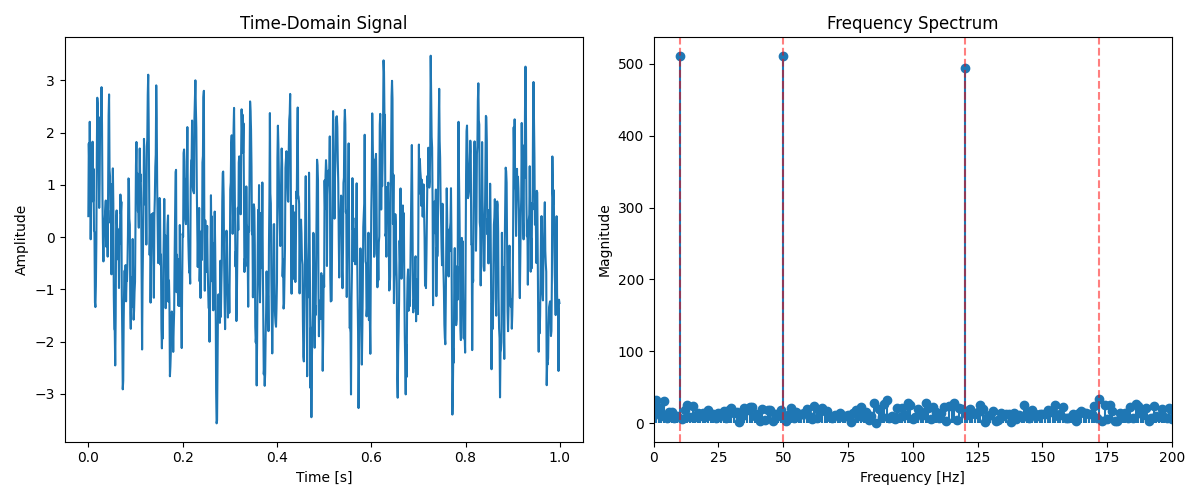

Here is the Python script that generated this plot:
import numpy as np
import matplotlib.pyplot as plt

# ----------------------------
# 1. Signal generation
# ----------------------------
fs = 1000        # Sampling rate (Hz)
T = 1            # Duration (seconds)
t = np.linspace(0, T, int(fs*T), endpoint=False)  # Time vector
print("Time vector t (first 10 values):", t[:10])

# Frequencies of the sine waves
f1, f2, f3 = 10, 50, 120  

# Generate signal: sum of three sine waves
signal = np.sin(2 * np.pi * f1 * t) + np.sin(2 * np.pi * f2 * t) + np.sin(2 * np.pi * f3 * t)
print("Signal without noise (first 10 values):", signal[:10])

# Add normally distributed noise
noise = 0.5 * np.random.randn(len(t))
signal += noise
print("Added noise (first 10 values):", noise[:10])
print("Signal with noise (first 10 values):", signal[:10])

# ----------------------------
# 2. Fourier Transform
# ----------------------------
fft_signal = np.fft.fft(signal)
freqs = np.fft.fftfreq(len(signal), 1/fs)

# Only positive frequencies
pos_mask = freqs >= 0
freqs_pos = freqs[pos_mask]
fft_pos = np.abs(fft_signal[pos_mask])

print("FFT magnitude (first 10 values):", fft_pos[:10])
print("Frequencies corresponding to FFT (first 10 values):", freqs_pos[:10])

# Identify dominant frequencies (top 5 peaks)
top_indices = np.argsort(fft_pos)[-5:]  # indices of largest 5 magnitudes
dominant_freqs = freqs_pos[top_indices]
print("Dominant frequencies (Hz):", np.sort(dominant_freqs))

# ----------------------------
# 3. Plotting
# ----------------------------
plt.figure(figsize=(12, 5))

# Time-domain signal
plt.subplot(1, 2, 1)
plt.plot(t, signal)
plt.title("Time-Domain Signal")
plt.xlabel("Time [s]")
plt.ylabel("Amplitude")

# Frequency-domain signal
plt.subplot(1, 2, 2)
plt.stem(freqs_pos, fft_pos, basefmt=" ")  # Removed use_line_collection
plt.title("Frequency Spectrum")
plt.xlabel("Frequency [Hz]")
plt.ylabel("Magnitude")
plt.xlim(0, 200)

# Highlight dominant frequencies
for freq in dominant_freqs:
    plt.axvline(freq, color='r', linestyle='--', alpha=0.5)

plt.tight_layout()
plt.show()


# PS S:\Studies and Docs\TU Dortmund\SEMESTER 3\python lab> & C:\Users\srava\AppData\Local\Programs\Python\Python314\python.exe "s:/Studies and Docs/TU Dortmund/SEMESTER 3/python lab/Day6/D6_Task15.py"
# Time vector t (first 10 values): [0.    0.001 0.002 0.003 0.004 0.005 0.006 0.007 0.008 0.009]
# Signal without noise (first 10 values): [0.         1.05635462 1.71114521 1.76691155 1.32507964 0.72123174
#  0.33689382 0.39046836 0.82084904 1.32659746]
# Added noise (first 10 values): [ 0.28310754  0.94549747 -1.40857672  0.0409297  -0.57080769 -0.03618779
#  -0.0900705   0.20327368 -0.40129806  0.83506143]
# Signal with noise (first 10 values): [0.28310754 2.00185209 0.3025685  1.80784125 0.75427195 0.68504396
#  0.24682332 0.59374204 0.41955098 2.16165889]
# FFT magnitude (first 10 values): [ 6.91945821 10.24125871  4.84360919 13.63077533 17.36875208  4.14032315
#  16.65955665  6.81895812 16.98820874 19.00882605]
# Frequencies corresponding to FFT (first 10 values): [0. 1. 2. 3. 4. 5. 6. 7. 8. 9.]
# Dominant frequencies (Hz): [ 10.  50. 101. 120. 397.]
